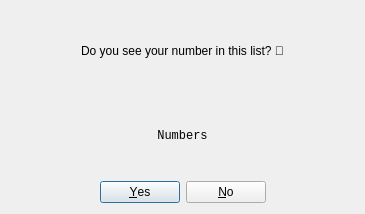
<?xml version="1.0" encoding="UTF-8"?>
<ui version="4.0">
 <class>Question</class>
 <widget class="QDialog" name="Question">
  <property name="geometry">
   <rect>
    <x>0</x>
    <y>0</y>
    <width>365</width>
    <height>214</height>
   </rect>
  </property>
  <property name="windowTitle">
   <string>Dialog</string>
  </property>
  <layout class="QVBoxLayout" name="verticalLayout">
   <item>
    <widget class="QLabel" name="question">
     <property name="text">
      <string>Do you see your number in this list? 👀</string>
     </property>
     <property name="alignment">
      <set>Qt::AlignmentFlag::AlignCenter</set>
     </property>
    </widget>
   </item>
   <item>
    <widget class="QLabel" name="numbers">
     <property name="sizePolicy">
      <sizepolicy hsizetype="Expanding" vsizetype="Preferred">
       <horstretch>0</horstretch>
       <verstretch>0</verstretch>
      </sizepolicy>
     </property>
     <property name="font">
      <font>
       <family>Courier New</family>
      </font>
     </property>
     <property name="text">
      <string>Numbers</string>
     </property>
     <property name="alignment">
      <set>Qt::AlignmentFlag::AlignCenter</set>
     </property>
    </widget>
   </item>
   <item>
    <widget class="QDialogButtonBox" name="buttonBox">
     <property name="orientation">
      <enum>Qt::Orientation::Horizontal</enum>
     </property>
     <property name="standardButtons">
      <set>QDialogButtonBox::StandardButton::No|QDialogButtonBox::StandardButton::Yes</set>
     </property>
     <property name="centerButtons">
      <bool>true</bool>
     </property>
    </widget>
   </item>
  </layout>
 </widget>
 <resources/>
 <connections>
  <connection>
   <sender>buttonBox</sender>
   <signal>accepted()</signal>
   <receiver>Question</receiver>
   <slot>accept()</slot>
   <hints>
    <hint type="sourcelabel">
     <x>248</x>
     <y>254</y>
    </hint>
    <hint type="destinationlabel">
     <x>157</x>
     <y>274</y>
    </hint>
   </hints>
  </connection>
  <connection>
   <sender>buttonBox</sender>
   <signal>rejected()</signal>
   <receiver>Question</receiver>
   <slot>reject()</slot>
   <hints>
    <hint type="sourcelabel">
     <x>316</x>
     <y>260</y>
    </hint>
    <hint type="destinationlabel">
     <x>286</x>
     <y>274</y>
    </hint>
   </hints>
  </connection>
 </connections>
</ui>
